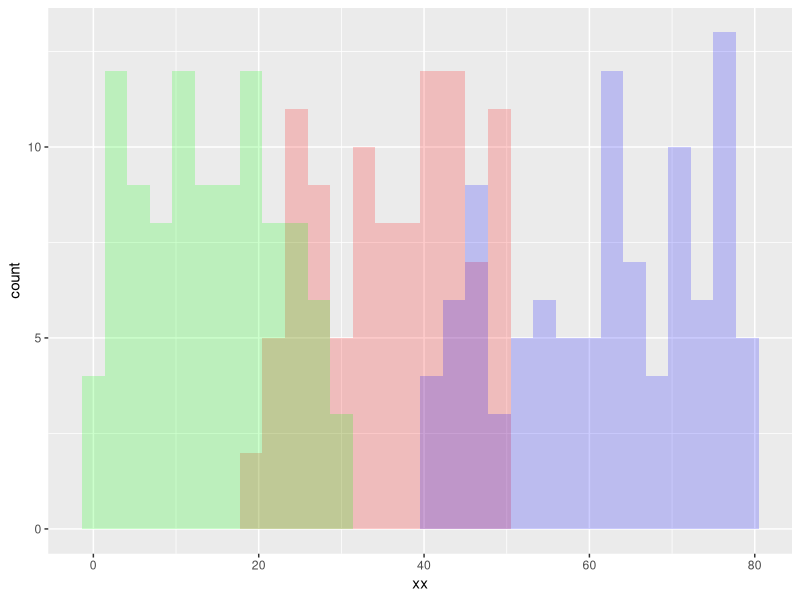

Here is the R script that generated this plot:
require(ggplot2)

df <- data.frame(xx = c(runif(100,20,50),runif(100,40,80),runif(100,0,30)), 
                 yy = rep(letters[1:3], each = 100))

ggplot(df,aes(x=xx)) + 
    geom_histogram(data=subset(df,yy == 'a'),fill = "red", alpha = 0.2) +
    geom_histogram(data=subset(df,yy == 'b'),fill = "blue", alpha = 0.2) +
    geom_histogram(data=subset(df,yy == 'c'),fill = "green", alpha = 0.2)
